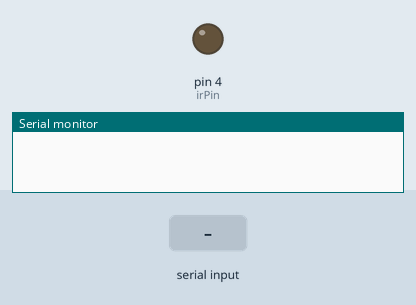
Simulated run of this sketch. Board: Arduino Uno, built with avr-gcc and run on an emulated ATmega328P. Shown: output pins drawn as LEDs (lit = HIGH), the last lines printed to the serial monitor. Inputs (shaded band) come from the test bench.

Above: at 1.2 s.
1.3 s: "90,45\n" received over Serial
At 1.53 s:
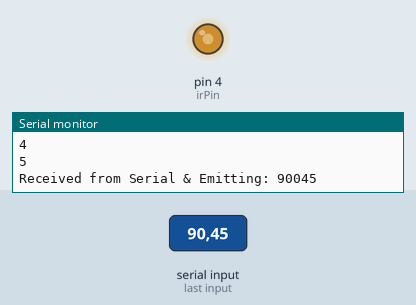
3.0 s: "30,150\n" received over Serial
At 3.8 s:
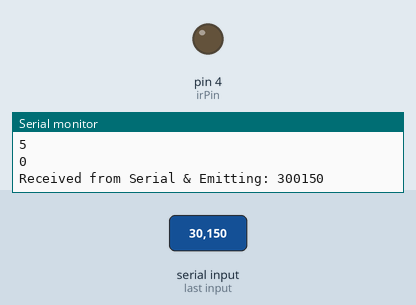
4.7 s: "5\n" received over Serial
At 6.2 s:
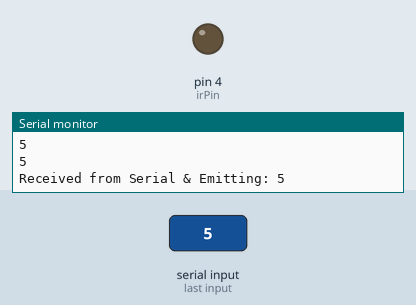
Timing chart, 0 to 7.7 s (numbered marks = the images above; inputs shaded):
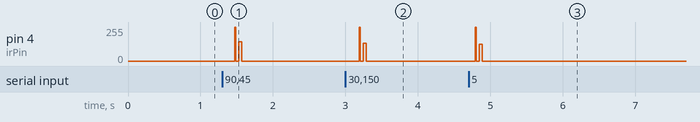

Measured:
- after the input at 1.3 s, pin 4 (irPin): 0/255 → 255/255 after 0.17 s, → 0/255 0.01 s later, → 145/255 0.04 s later, → 0/255 0.04 s later
- after the input at 3.0 s, pin 4 (irPin): 0/255 → 255/255 after 0.19 s, → 0/255 0.01 s later, → 134/255 0.04 s later, → 0/255 0.04 s later
- after the input at 4.7 s, pin 4 (irPin): 0/255 → 255/255 after 0.09 s, → 0/255 0.01 s later, → 125/255 0.04 s later, → 0/255 0.04 s later

The sketch:

emitterIR_Updated.ino
```cpp
const byte irPin = 4,
           nbytes = 20;
byte       sendbytes = 0;
char      data[40];
uint32_t  ul;

const uint16_t T1L = 520, T15L = 9000,                          // LOW times
               T1P = 550, T3P  = 1660, T4P = 2200, T8P = 4440;  // PULSED times

byte cmdBytes[nbytes] = {0};

void sendCmd();
void _sendIt(uint16_t t1, uint16_t t2);

void setup() {
  Serial.begin(115200);
  pinMode(irPin, OUTPUT);
  digitalWrite(irPin, LOW);
}

void loop() {
  int i = 0;
  bool n = false;
  while (Serial.available()) {
    data[i] = Serial.read();
    Serial.print(data[i]);
    i++;
    n = true;
    delay(20);
  }
  if (n) {
    n = false;
    data[i - 1] = '\0';
    sendbytes = i-1;
    ul  =  0;
    for (int j = 0 ; j < strlen(data) ; j++) {
      ul *= 16;
      if (data[j] >= 'A' && data[j] <= 'F') {
        ul += (data[j] - 'A' + 10);
        cmdBytes[j] = (data[j] - 'A' + 10);
      }
      else if (data[j] >= 'a' && data[j] <= 'f') {
        ul += (data[j] - 'a' + 10);
        cmdBytes[j] = (data[j] - 'a' + 10);
      }
      else if(data[j] >= '0' && data[j] <= '9'){
        ul += data[j] - '0';
        cmdBytes[j] = (data[j] - '0');
      }
    }
    for(int k = 0 ; k < sendbytes; k++){
      Serial.println(cmdBytes[k]);
    }
    Serial.print("Received from Serial & Emitting: ");
    Serial.println(ul, HEX);
    delay(50);
    sendCmd();
  }

}

void sendCmd() {
  _sendIt(T15L, T8P);  // START stream

  for (byte i = 0; i < sendbytes; i++) {
    for (byte j = 0; j < 4; j++) _sendIt(T1L, ((cmdBytes[i] << j) & 0x8  ? T3P : T1P));
  }
  _sendIt(T15L, T4P);  // END stream
  _sendIt(T15L, T4P);  //   2x
}

void _sendIt(uint16_t t1, uint16_t t2) {  // 38KHz PULSED by OPEN-SMART Infrared Emitter
  digitalWrite(irPin, HIGH);
  delayMicroseconds(t1);
  digitalWrite(irPin, LOW);
  delayMicroseconds(t2);
}
```
